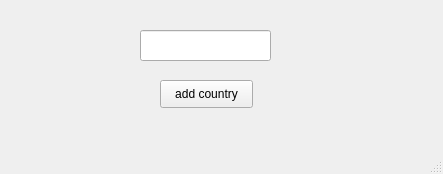
<?xml version="1.0" encoding="UTF-8"?>
<ui version="4.0">
 <class>CountryWindow</class>
 <widget class="QMainWindow" name="CountryWindow">
  <property name="geometry">
   <rect>
    <x>0</x>
    <y>0</y>
    <width>443</width>
    <height>174</height>
   </rect>
  </property>
  <property name="windowTitle">
   <string>MainWindow</string>
  </property>
  <widget class="QWidget" name="centralwidget">
   <widget class="QLineEdit" name="lineEdit">
    <property name="geometry">
     <rect>
      <x>140</x>
      <y>30</y>
      <width>131</width>
      <height>31</height>
     </rect>
    </property>
   </widget>
   <widget class="QPushButton" name="pushButton">
    <property name="geometry">
     <rect>
      <x>160</x>
      <y>80</y>
      <width>93</width>
      <height>28</height>
     </rect>
    </property>
    <property name="text">
     <string>add country</string>
    </property>
   </widget>
  </widget>
  <widget class="QMenuBar" name="menubar">
   <property name="geometry">
    <rect>
     <x>0</x>
     <y>0</y>
     <width>443</width>
     <height>26</height>
    </rect>
   </property>
  </widget>
  <widget class="QStatusBar" name="statusbar"/>
 </widget>
 <resources/>
 <connections/>
</ui>
